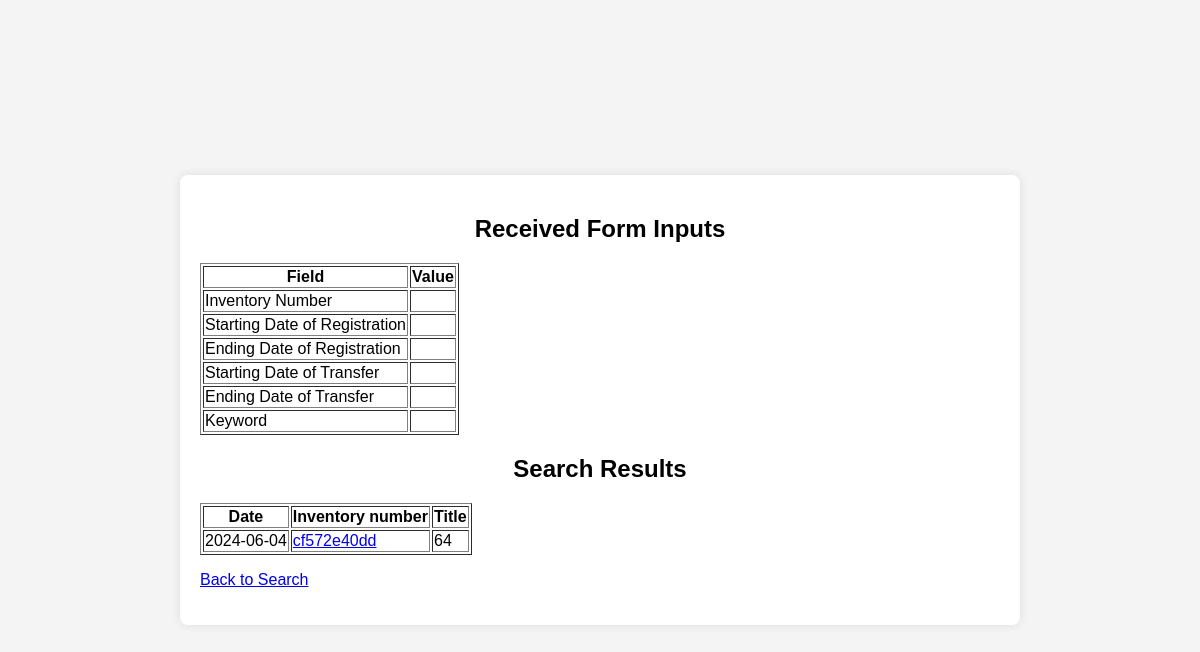
The app's page /SearchInventory.php, older data.
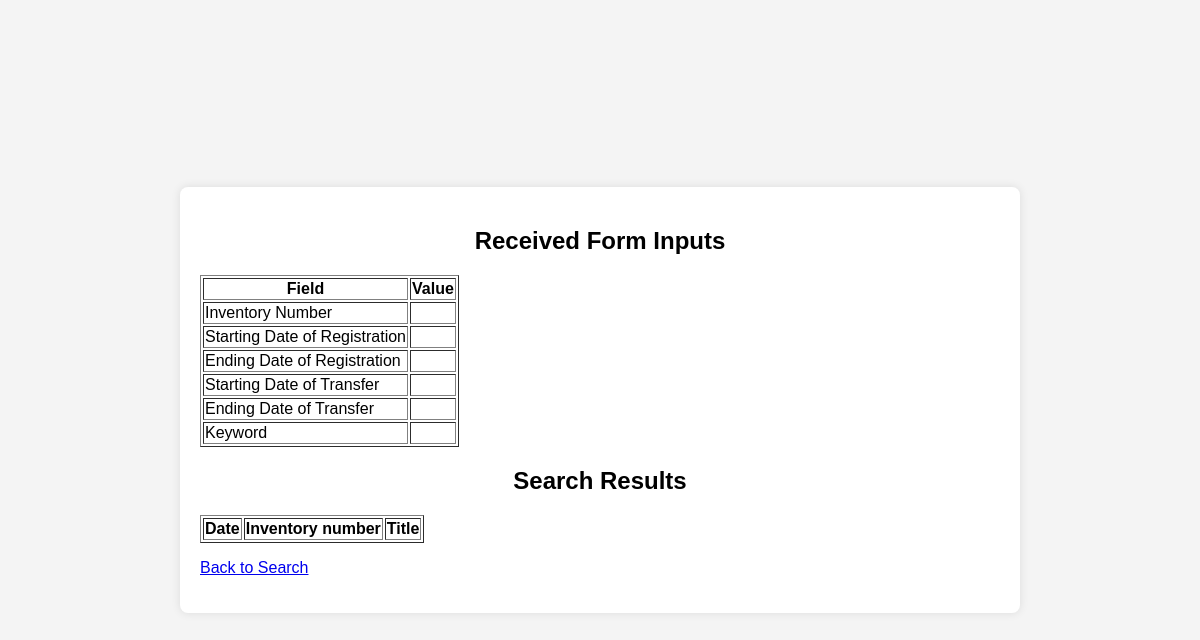
The same page, newer data.
### tables this page shows
CREATE TABLE `inventory` (
  `plan_name` varchar(50) NOT NULL,
  `document_code` varchar(50) NOT NULL,
  `inventory_number` varchar(50) NOT NULL,
  `plan_number` varchar(50) NOT NULL,
  `budget_subject` varchar(50) NOT NULL,
  `print_date` date NOT NULL,
  `title` varchar(50) NOT NULL,
  `staff_ID` varchar(50) NOT NULL
);

### SearchInventory.php (the view, shortened to what this page needs)
<?php
$inventory_Number = isset($_POST['inventory_Number']) ? $_POST['inventory_Number'] : '';
$regi_starting_date = isset($_POST['regi_starting_date']) ? $_POST['regi_starting_date'] : '';
$regi_ending_date = isset($_POST['regi_ending_date']) ? $_POST['regi_ending_date'] : '';
$tran_starting_date = isset($_POST['tran_starting_date']) ? $_POST['tran_starting_date'] : '';
$tran_ending_date = isset($_POST['tran_ending_date']) ? $_POST['tran_ending_date'] : '';
$keyword = isset($_POST['keyword']) ? $_POST['keyword'] : '';
$servername = "localhost";
$username = "root";
$password = "";
$dbname = "DBMS_Project";
$conn = new mysqli($servername, $username, $password, $dbname);
$sql = "SELECT print_date, inventory_number, title FROM inventory WHERE 1=1";
$result = $conn->query($sql);
$searchResults = [];
if ($result->num_rows > 0) {
    while ($row = $result->fetch_assoc()) {
        $searchResults[] = $row;
    }
}
echo "<!DOCTYPE html>
<html>
<head>
    <link rel='stylesheet' type='text/css' href='style.css'>
    <meta charset='UTF-8'>
    <meta name='viewport' content='width=device-width, initial-scale=1.0'>
    <title>Form Inputs and Search Results</title>
</head>
<body>
    <div class='container'>
        <h2>Received Form Inputs</h2>
        <table border='1'>
            <tr><th>Field</th><th>Value</th></tr>
            <tr><td>Inventory Number</td><td>" . htmlspecialchars($inventory_Number) . "</td></tr>
            <tr><td>Starting Date of Registration</td><td>" . htmlspecialchars($regi_starting_date) . "</td></tr>
            <tr><td>Ending Date of Registration</td><td>" . htmlspecialchars($regi_ending_date) . "</td></tr>
            <tr><td>Starting Date of Transfer</td><td>" . htmlspecialchars($tran_starting_date) . "</td></tr>
            <tr><td>Ending Date of Transfer</td><td>" . htmlspecialchars($tran_ending_date) . "</td></tr>
            <tr><td>Keyword</td><td>" . htmlspecialchars($keyword) . "</td></tr>
        </table>
        <h2>Search Results</h2>
        <table border='1'>
            <tr>
                <th>Date</th>
                <th>Inventory number</th>
                <th>Title</th>
            </tr>";
if (count($searchResults) > 0) {
    foreach ($searchResults as $row) {
        echo "<tr>
                <td>" . htmlspecialchars($row['print_date']) . "</td>
                <td><a href='output.php?inventory_number=" . htmlspecialchars($row['inventory_number']) . "'>" . htmlspecialchars($row['inventory_number']) . "</a></td>
                <td>" . htmlspecialchars($row['title']) . "</td>
              </tr>";
    }
}
echo "        </table>
        <p><a href='function.html'>Back to Search</a></p>
    </div>
</body>
</html>";
?>

Row changes from the older to the newer data that the page shows:
removed inventory: print_date "2024-06-04", inventory_number "cf572e40dd", title "64"
